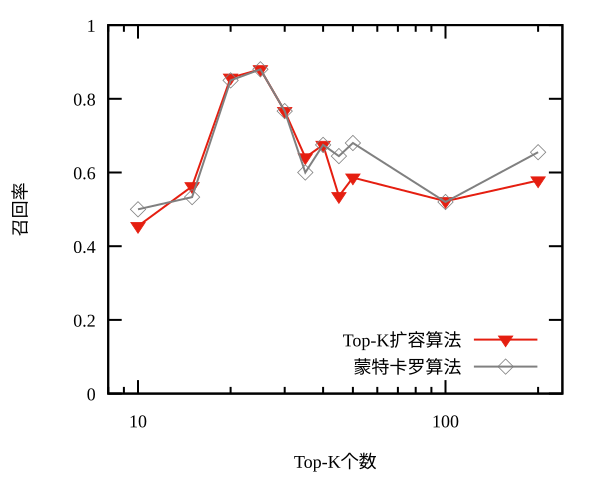

Source code (gnuplot):
set terminal svg lw 2 font "Times New Roman,18"
set output "k-recall.svg"

set xlabel "Top-K个数" font "Times New Roman,18"
set ylabel "召回率" font "Times New Roman,18"

#set xtics ("1000" 250000,"2000" 500000,"4000" 1000000,"8000" 2000000)
set logscale x

set key right bottom


plot [8:240][0:1] \
"k.txt" using 2:4 title "Top-K扩容算法" with linespoints linecolor 7 linewidth 1 pointtype 11 pointsize 0.8,\
"k.txt" using 2:8 title "蒙特卡罗算法" with linespoints linecolor 0 linewidth 1 pointtype 12 pointsize 0.8